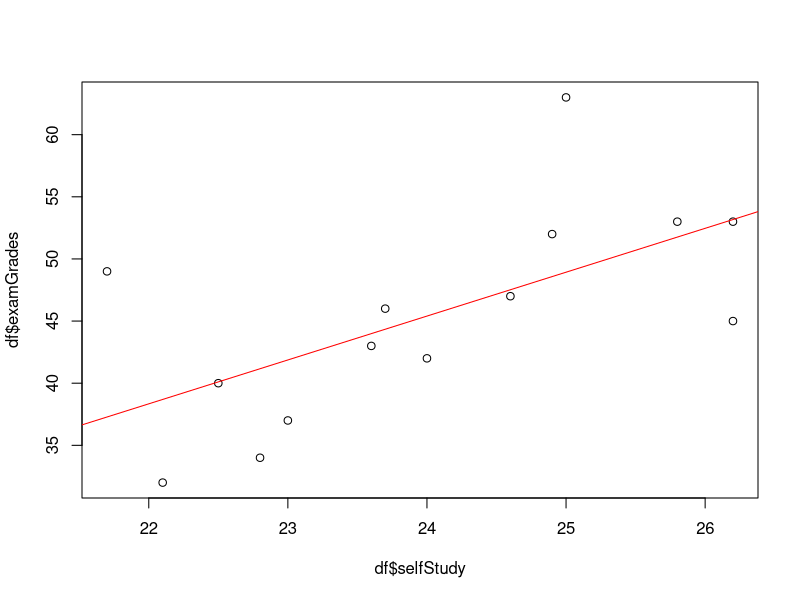
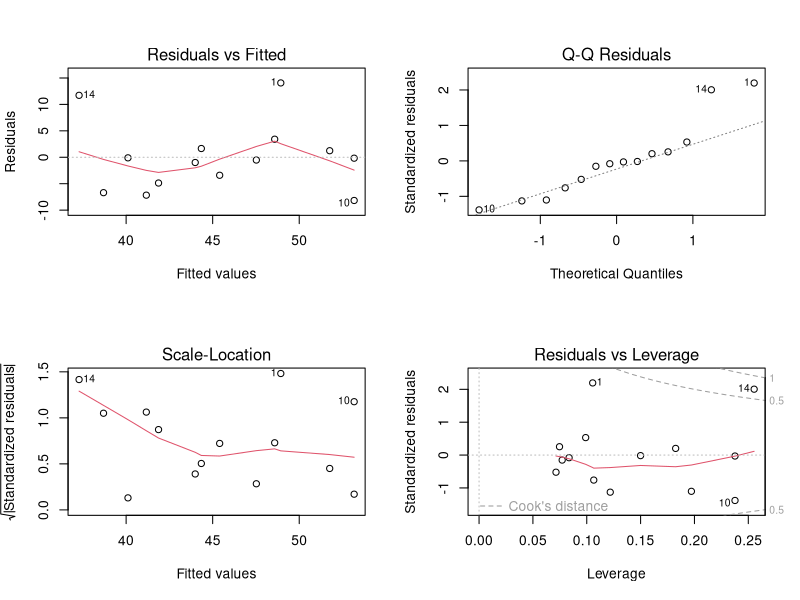
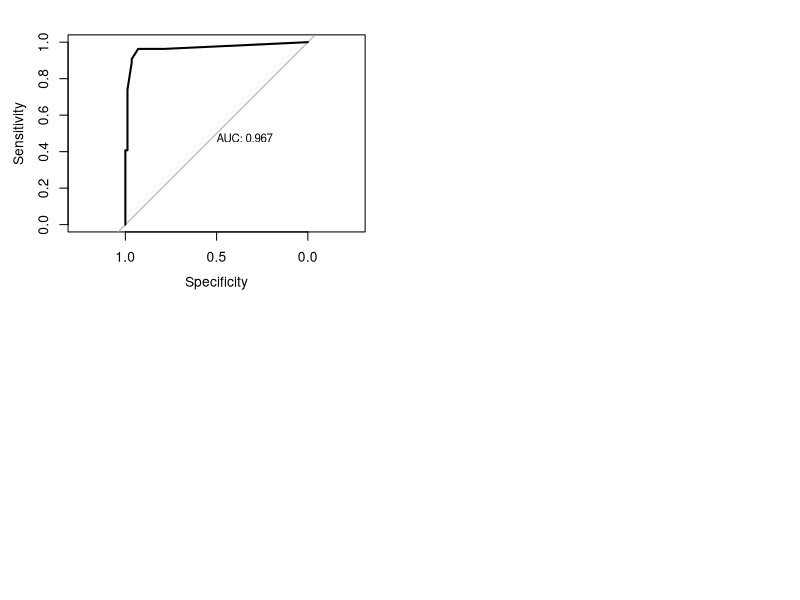

Write the R code that produced these figures, in order.
## ---- chunk 1
knitr::opts_chunk$set(echo = TRUE)
## ---- chunk 2
# FOR REPRODUCIBILITY
set.seed(28780)
# ALERT: YOU NEED TO USE YOUR STUDENT NUMBER LAST 5 DIGITS 
# HERE instead of 442 MAKE SURE THAT YOU CHANGED 
# BEFORE STARTING TO YOUR ANALYSIS
selfStudy <- c(25.0, 26.2, 24.9, 23.7, 22.8, 24.6, 23.6, 23.0, 22.5, 26.2, 25.8, 24.0, 22.1, 21.7)
examGrades <- c(63, 53, 52, 46, 34, 47, 43, 37, 40, 45, 53, 42, 32, 49)
df <- data.frame(selfStudy, examGrades)
# hist()
plot(df$selfStudy,df$examGrades)

# sample mean of x
xbar <- mean( df$selfStudy )

# sample mean of y
ybar <- mean( df$examGrades)

# denumerator for beta1 estimate
tempXX <- sum( (df$selfStudy- xbar)^2 )

# numerator for beta1 estimate
tempXY <- sum( (df$selfStudy- xbar) * (df$examGrades - ybar) )

# estimate of beta1, of slope
beta1_hat <- tempXY / tempXX
beta1_hat
# estimate of beta0, of intercept
beta0_hat <- ybar - beta1_hat * xbar
beta0_hat

# Our linear fit has the form
# mpg \approx beta0_hat + beta1_hat * EG

# For EG = 25.7

EG = beta0_hat + beta1_hat * 25.7
EG
# Use of lm function ------------------------------------------------------

# Use of lm function 
EG_model <- lm(formula = examGrades ~ selfStudy, data = df)  

EG_model
# For more information
summary(EG_model)

abline(EG_model, col = "red")

# ALWAYS START with DATA PARTITIONING
# %80 for training, %20 for testing
# MY STUDENT NUMBER 14758028780
set.seed(28780)
sample.size <- floor(0.80 * nrow(df)) 
train.index <- sample(seq_len(nrow(df)), size = sample.size)

# Partitioning on training and testing
train <- df[train.index, ]
test <- df[-train.index, ]

# MODEL BUILDING
# Simple linear regression 
lm.fit = lm(formula = examGrades ~ selfStudy, data = df) 
summary(lm.fit) 

# Model diagnostic part 
par(mfrow = c(2,2))
plot(lm.fit)

# PREDICTION : Use the testing data
class(lm.fit)
predic_EG <- predict(lm.fit, newdata = test)
head(predic_EG)
head(test$examGrades)
cor(predic_EG, test$examGrades)^2
confint(EG_model , level=0.95)

## ---- chunk 3

## ---- chunk 4
# install.packages("mlbench")
library(mlbench)
data(BreastCancer)

summary(BreastCancer)
# You can check the details here
# https://www.rdocumentation.org/packages/mlbench/versions/2.1-3/topics/BreastCancer
## ---- chunk 5
library(mlbench)
data(BreastCancer)
summary(BreastCancer)
View(BreastCancer)
BreastCancer$Class = factor(BreastCancer$Class, labels = c("0","1"))

# We should start with Data Partitioning
set.seed(28780)
default_idx <- sample(nrow(BreastCancer), 0.80 * nrow(BreastCancer))
# I am declaring training data set
trainingDataSet <- BreastCancer[default_idx, ]
dim(trainingDataSet)
# table(trainingDataSet$default)
# I am declaring testing data set
default_tst <- BreastCancer[-default_idx, ]
dim(default_tst)

model_glm = glm(formula = Class ~ Mitoses, data = trainingDataSet, family = "binomial")
summary(model_glm)
coef(model_glm)

# Prediction part for the fitted model 
# Result of logistic link function by default
head(predict(model_glm))

# Now we can get probabilities by changing the type as response
head(predict(model_glm, type = "response"))

#  these are not predicted probabilities. To obtain the predicted probabilities
head(predict(model_glm, type = "response", newdata = default_tst))

# Note that these are probabilities, not classifications. 
# To obtain classifications, we will need to compare to the correct cutoff value with an ifelse() statement.
# I set it to 0.5 because there are only 2 possibilities. 1 or 0 so we make 0.5.
predict(model_glm, type = "response") > 0.5

# model_glm_pred = ifelse(predict(model_glm, type = "link") > 0, 1, 0)
model_glm_pred = ifelse(predict(model_glm, type = "response") > 0.5, 1, 0)

head(model_glm_pred)
table(model_glm_pred)
# To make a small comparison
# Coming from the original values in training data
table(trainingDataSet$Class)

# Coming from the predicted values over the training data
table(model_glm_pred)

# Training error rate
# For the calculation of basically mean error rate
calc_class_err = function(actual, predicted) 
{
  mean(actual != predicted) 
}

calc_class_err(actual = trainingDataSet$Class, predicted = model_glm_pred)

# You can do a similar thing for testing, you must do indeed !
model_glm_pred = ifelse(predict(model_glm, type = "response", 
                                newdata = default_tst) > 0.5, 1, 0)

head(model_glm_pred)
length(model_glm_pred)
length(predict(model_glm, type = "response", 
               newdata = default_tst))

calc_class_err(actual = default_tst$Class, predicted = model_glm_pred)


# Calculation of Confusion Matrix on training data
library(caret)
# Training data set
# train_tab = table(predicted = model_glm_pred, actual = trainingDataSet$default)
# train_tab
# train_con_mat = confusionMatrix(train_tab, positive = 1)
# train_con_mat

# Testing data set 


test_tab = table(predicted = model_glm_pred, actual = default_tst$Class)
test_tab
help("confusionMatrix")
test_con_mat = confusionMatrix(test_tab, mode = "everything", positive = "1")
test_con_mat

# Multiple Logistic Regression Case ---------------------------------------

# Fitting the model on training data set, with balance and student as predictors
model_glm = glm(formula = Class ~ Mitoses + Cell.shape , data = trainingDataSet, family = "binomial")
summary(model_glm)


# prediction on testing data 
model_glm_pred_mult = ifelse(predict(model_glm, newdata = default_tst, 
                                     type = "response") > 0.5, 1, 0)

head(model_glm_pred_mult)

# Confusion matrix on testing
testing_tab_mult = table(predicted = model_glm_pred_mult, actual = default_tst$Class)
testing_con_mat_mult = confusionMatrix(testing_tab_mult, positive = "1")

print(testing_con_mat_mult)
testing_con_mat_mult$byClass

# For graphical interpretation one can use ROC curve 
# For multiple logistic regression example

library(pROC)
# Predictions on testing data 
test_prob_mult = predict(model_glm, newdata = default_tst, type = "response")
# Drawing ROC curve for the given model
roc
test_roc_mult = roc(default_tst$Class ~ test_prob_mult, plot = T, 
                    print.auc = T)

test_roc_mult
# The value of AUC (Area under the curve), high values are indicators of good model !
as.numeric(test_roc_mult$auc)

# 2-3) Our false negative (00) value is too high. Our positive true value is less. For this reason, we could not get very accurate results.  
# 2-5)
